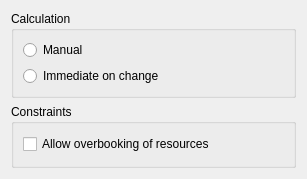
<?xml version="1.0" encoding="UTF-8"?>
<ui version="4.0">
 <author>Dag Andersen &lt;danders@get2net.dk&gt;</author>
 <class>ConfigBehaviorPanelBase</class>
 <widget class="QWidget" name="ConfigBehaviorPanelBase">
  <property name="geometry">
   <rect>
    <x>0</x>
    <y>0</y>
    <width>307</width>
    <height>179</height>
   </rect>
  </property>
  <layout class="QVBoxLayout">
   <item>
    <widget class="Q3ButtonGroup" name="calculationGroup">
     <property name="title">
      <string>Calculation</string>
     </property>
     <layout class="QVBoxLayout">
      <item>
       <widget class="QRadioButton" name="calcManual">
        <property name="text">
         <string>Manual</string>
        </property>
       </widget>
      </item>
      <item>
       <widget class="QRadioButton" name="calcImmedate">
        <property name="text">
         <string>Immediate on change</string>
        </property>
       </widget>
      </item>
     </layout>
    </widget>
   </item>
   <item>
    <widget class="Q3GroupBox" name="groupBox2">
     <property name="title">
      <string>Constraints</string>
     </property>
     <layout class="QVBoxLayout">
      <item>
       <widget class="QCheckBox" name="allowOverbooking">
        <property name="text">
         <string>Allow overbooking of resources</string>
        </property>
       </widget>
      </item>
     </layout>
    </widget>
   </item>
  </layout>
 </widget>
 <pixmapfunction>qPixmapFromMimeSource</pixmapfunction>
 <customwidgets>
  <customwidget>
   <class>Q3GroupBox</class>
   <extends>QGroupBox</extends>
   <header>Qt3Support/Q3GroupBox</header>
   <container>1</container>
  </customwidget>
  <customwidget>
   <class>Q3ButtonGroup</class>
   <extends>Q3GroupBox</extends>
   <header>Qt3Support/Q3ButtonGroup</header>
   <container>1</container>
  </customwidget>
 </customwidgets>
 <resources/>
 <connections>
  <connection>
   <sender>calcManual</sender>
   <signal>toggled(bool)</signal>
   <receiver>ConfigBehaviorPanelBase</receiver>
   <slot>slotChanged()</slot>
   <hints>
    <hint type="sourcelabel">
     <x>20</x>
     <y>20</y>
    </hint>
    <hint type="destinationlabel">
     <x>20</x>
     <y>20</y>
    </hint>
   </hints>
  </connection>
  <connection>
   <sender>calcImmedate</sender>
   <signal>toggled(bool)</signal>
   <receiver>ConfigBehaviorPanelBase</receiver>
   <slot>slotChanged()</slot>
   <hints>
    <hint type="sourcelabel">
     <x>20</x>
     <y>20</y>
    </hint>
    <hint type="destinationlabel">
     <x>20</x>
     <y>20</y>
    </hint>
   </hints>
  </connection>
  <connection>
   <sender>allowOverbooking</sender>
   <signal>toggled(bool)</signal>
   <receiver>ConfigBehaviorPanelBase</receiver>
   <slot>slotChanged()</slot>
   <hints>
    <hint type="sourcelabel">
     <x>20</x>
     <y>20</y>
    </hint>
    <hint type="destinationlabel">
     <x>20</x>
     <y>20</y>
    </hint>
   </hints>
  </connection>
 </connections>
</ui>
